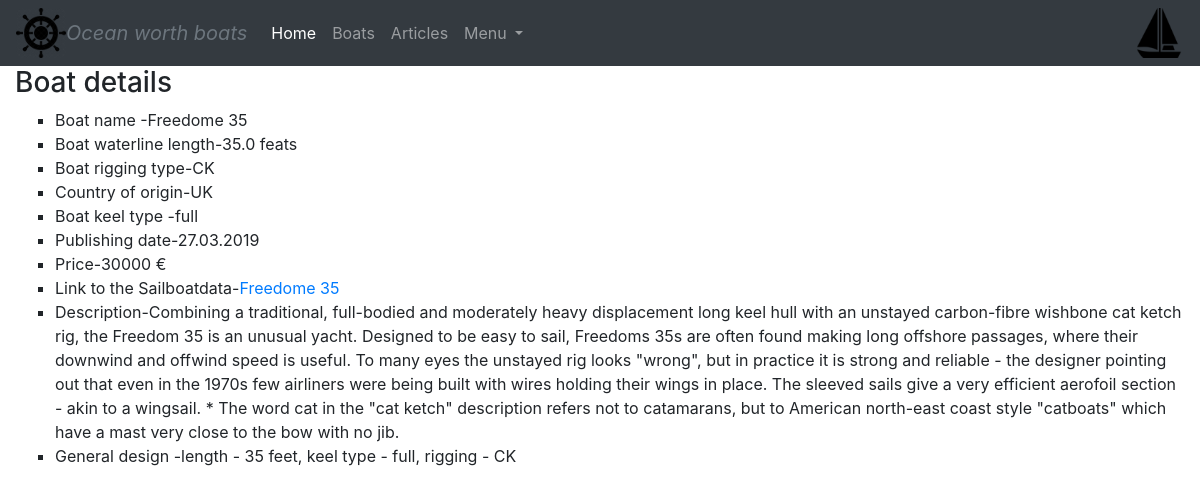
Screenshot of /boats/detail/1/ with the database file from the repository.
### boats/models.py (models this page shows, shortened)
class BoatModel(models.Model):
    SLOOP = "SL"
    KETCH = "KE"
    YAWL = "YA"
    CAT_KETCH = "CK"
    CHOICES = (
        (SLOOP, "Sloop"),
        (KETCH, "Ketch"),
        (YAWL, "Yawl"),
        (CAT_KETCH, "Cat Ketch"),
    )
    boat_name = models.CharField(max_length=50, unique=True, db_index=True, verbose_name="Boat model", help_text="Please input boat model")
    boat_length = models.FloatField(null=False, blank=False, verbose_name="Boat water-line length", help_text="Please input boat water-line length", )
    boat_description = models.TextField(blank=True, verbose_name="Boat description", help_text="Please describe the boat")
    boat_mast_type = models.CharField(max_length=10, choices=CHOICES, default=SLOOP, verbose_name="Boat rigging type", help_text="Please input boat rigging type")
    boat_price = models.PositiveSmallIntegerField(verbose_name="price of the boat", help_text="Please input boat price", )
    boat_country_of_origin = models.CharField(max_length=20, verbose_name="Boat country of origin", help_text="Please specify boat's country of origin")
    boat_sailboatdata_link = models.URLField(max_length=100, blank=True, verbose_name="URL to Sailboatdata", help_text="Please type in URL to Sailboatdata page for this boat")
    boat_keel_type = models.CharField(max_length=50, verbose_name="Boat keel type", help_text="Please specify boat's keel type")
    boat_publish_date = models.DateTimeField(auto_now_add=True)
    boat_primary_photo = models.ImageField(upload_to="photos/", blank=False, verbose_name='Boat primary photo', help_text="Please attach a primary photo of the boat")
    class Meta:
        verbose_name = "Boats primary data"
        verbose_name_plural = "Boats primary data"
        ordering = ["boat_name"]
    def length_mast_keel(self):
        if self.boat_length and self.boat_keel_type and self.boat_mast_type:
            return "length - %d feet, keel type - %s, rigging - %s" % (self.boat_length, self.boat_keel_type,  self.boat_mast_type)

### boats/views.py (the view)
# urls.py: path("boats/detail/<int:boat_id>/", boat_detail_view, name="boat_detail"),
def boat_detail_view(request, boat_id):
    current_boat = BoatModel.objects.get(pk=boat_id)  #  primary
    images = current_boat.boatimage_set.all()
    context = {"images": images, "current_boat": current_boat}
    return render(request, "boat_detail.html", context)

### templates/boat_detail.html (shortened to what this page needs)
{% extends "base.html" %}
{% load bootstrap4 %}
{% load static %}
{%  load staticfiles %}
{% block content %}
    <div class="container-fluid ">
        <h3 > Boat details</h3>
        <ul type="square">
            <li>Boat name -{{ current_boat.boat_name }}</li>
            <li>Boat waterline length-{{ current_boat.boat_length }} feats </li>
            <li>Boat rigging type-{{ current_boat.boat_mast_type }}</li>
            <li>Country of origin-{{ current_boat.boat_country_of_origin }}</li>
            <li>Boat keel type -{{ current_boat.boat_keel_type }}</li>
            <li>Publishing date-{{ current_boat.boat_publish_date|date:"SHORT_DATE_FORMAT"  }}</li>
            <li>Price-{{ current_boat.boat_price }} &euro;</li>
            <li> Link to the Sailboatdata-<a href="{{ current_boat.boat_sailboatdata_link }}">{{ current_boat.boat_name }}</a></li>
            <li>Description-{{ current_boat.boat_description }}</li>
            <li> General design -{{ current_boat.length_mast_keel }}</li>
       </ul>
    </div>
{% endblock content %}

### rows the page displays
BoatModel: boat_name "Freedome 35", boat_length "35.0", boat_mast_type "CK", boat_country_of_origin "UK", boat_keel_type "full", boat_publish_date "27.03.2019", boat_price "30000", boat_description "Combining a traditional, full-bodied and moderately heavy displacement long keel hull with an unstayed carbon-fibre wishbone cat ketch rig, the Freedom 35 is an unusual yacht. Designed to be easy to sail, Freedoms 35s are often found making long offshore passages, where their downwind and offwind speed is useful. To many eyes the unstayed rig looks \"wrong\", but in practice it is strong and reliable - the designer pointing out that even in the 1970s few airliners were being built with wires holding their wings in place. The sleeved sails give a very efficient aerofoil section - akin to a wingsail. * The word cat in the \"cat ketch\" description refers not to catamarans, but to American…", length_mast_keel "length - 35 feet, keel type - full, rigging - CK"
